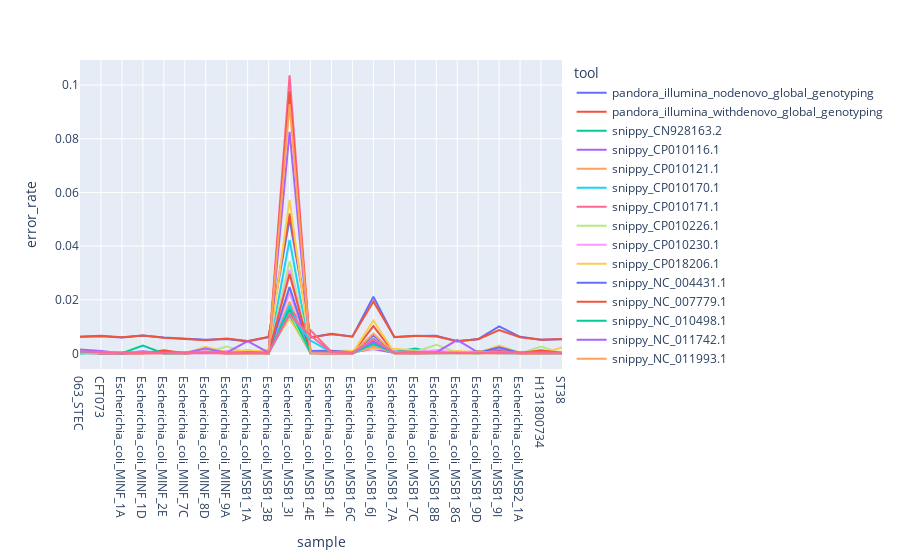

This figure's notebook cell:
### Code cell
fig = px.line(precision_per_sample, x="sample", y="error_rate", color='tool')
fig

### Figure 1 — Plotly figure (JSON) as saved in the notebook; plotly's stock layout.template omitted (floating-point values rounded to 4 significant figures)
{"data": [{"hoverlabel": {"namelength": 0}, "hovertemplate": "tool=pandora_illumina_nodenovo_global_genotyping<br>sample=%{x}<br>error_rate=%{y}", "legendgroup": "pandora_illumina_nodenovo_global_genotyping", "line": {"color": "#636efa", "dash": "solid"}, "mode": "lines", "name": "pandora_illumina_nodenovo_global_genotyping", "showlegend": true, "type": "scatter", "x": ["063_STEC", "CFT073", "Escherichia_coli_MINF_1A", "Escherichia_coli_MINF_1D", "Escherichia_coli_MINF_2E", "Escherichia_coli_MINF_7C", "Escherichia_coli_MINF_8D", "Escherichia_coli_MINF_9A", "Escherichia_coli_MSB1_1A", "Escherichia_coli_MSB1_3B", "Escherichia_coli_MSB1_3I", "Escherichia_coli_MSB1_4E", "Escherichia_coli_MSB1_4I", "Escherichia_coli_MSB1_6C", "Escherichia_coli_MSB1_6J", "Escherichia_coli_MSB1_7A", "Escherichia_coli_MSB1_7C", "Escherichia_coli_MSB1_8B", "Escherichia_coli_MSB1_8G", "Escherichia_coli_MSB1_9D", "Escherichia_coli_MSB1_9I", "Escherichia_coli_MSB2_1A", "H131800734", "ST38"], "xaxis": "x", "y": [0.00622, 0.006483, 0.006022, 0.006756, 0.005989, 0.005672, 0.005145, 0.005383, 0.004476, 0.00615, 0.05005, 0.005963, 0.00741, 0.006293, 0.02121, 0.00607, 0.00658, 0.006587, 0.00451, 0.005401, 0.01009, 0.006242, 0.005163, 0.005319], "yaxis": "y"}, {"hoverlabel": {"namelength": 0}, "hovertemplate": "tool=pandora_illumina_withdenovo_global_genotyping<br>sample=%{x}<br>error_rate=%{y}", "legendgroup": "pandora_illumina_withdenovo_global_genotyping", "line": {"color": "#EF553B", "dash": "solid"}, "mode": "lines", "name": "pandora_illumina_withdenovo_global_genotyping", "showlegend": true, "type": "scatter", "x": ["063_STEC", "CFT073", "Escherichia_coli_MINF_1A", "Escherichia_coli_MINF_1D", "Escherichia_coli_MINF_2E", "Escherichia_coli_MINF_7C", "Escherichia_coli_MINF_8D", "Escherichia_coli_MINF_9A", "Escherichia_coli_MSB1_1A", "Escherichia_coli_MSB1_3B", "Escherichia_coli_MSB1_3I", "Escherichia_coli_MSB1_4E", "Escherichia_coli_MSB1_4I", "Escherichia_coli_MSB1_6C", "Escherichia_coli_MSB1_6J", "Escherichia_coli_MSB1_7A", "Escherichia_coli_MSB1_7C", "Escherichia_coli_MSB1_8B", "Escherichia_coli_MSB1_8G", "Escherichia_coli_MSB1_9D", "Escherichia_coli_MSB1_9I", "Escherichia_coli_MSB2_1A", "H131800734", "ST38"], "xaxis": "x", "y": [0.006215, 0.00662, 0.006101, 0.006694, 0.005922, 0.005478, 0.004966, 0.005641, 0.004664, 0.006215, 0.05223, 0.006078, 0.007183, 0.006378, 0.01938, 0.006178, 0.006654, 0.006325, 0.004642, 0.005356, 0.008728, 0.006072, 0.005151, 0.005445], "yaxis": "y"}, {"hoverlabel": {"namelength": 0}, "hovertemplate": "tool=snippy_CN928163.2<br>sample=%{x}<br>error_rate=%{y}", "legendgroup": "snippy_CN928163.2", "line": {"color": "#00cc96", "dash": "solid"}, "mode": "lines", "name": "snippy_CN928163.2", "showlegend": true, "type": "scatter", "x": ["063_STEC", "CFT073", "Escherichia_coli_MINF_1A", "Escherichia_coli_MINF_1D", "Escherichia_coli_MINF_2E", "Escherichia_coli_MINF_7C", "Escherichia_coli_MINF_8D", "Escherichia_coli_MINF_9A", "Escherichia_coli_MSB1_1A", "Escherichia_coli_MSB1_3B", "Escherichia_coli_MSB1_3I", "Escherichia_coli_MSB1_4E", "Escherichia_coli_MSB1_4I", "Escherichia_coli_MSB1_6C", "Escherichia_coli_MSB1_6J", "Escherichia_coli_MSB1_7A", "Escherichia_coli_MSB1_7C", "Escherichia_coli_MSB1_8B", "Escherichia_coli_MSB1_8G", "Escherichia_coli_MSB1_9D", "Escherichia_coli_MSB1_9I", "Escherichia_coli_MSB2_1A", "H131800734", "ST38"], "xaxis": "x", "y": [0.0004362, 0.0003377, 0.0001377, 0.0002931, 0.0002764, 0.0004735, 0.0002355, 0.0002421, 0.0001893, 0.0004992, 0.01686, 0.0003367, 0.0003451, 0.0003269, 0.004474, 0.0005768, 0.00183, 0.0002202, 0.0002207, 0.0001417, 0.0003327, 0.0001229, 9.873e-05, 0.0002821], "yaxis": "y"}, {"hoverlabel": {"namelength": 0}, "hovertemplate": "tool=snippy_CP010116.1<br>sample=%{x}<br>error_rate=%{y}", "legendgroup": "snippy_CP010116.1", "line": {"color": "#ab63fa", "dash": "solid"}, "mode": "lines", "name": "snippy_CP010116.1", "showlegend": true, "type": "scatter", "x": ["063_STEC", "CFT073", "Escherichia_coli_MINF_1A", "Escherichia_coli_MINF_1D", "Escherichia_coli_MINF_2E", "Escherichia_coli_MINF_7C", "Escherichia_coli_MINF_8D", "Escherichia_coli_MINF_9A", "Escherichia_coli_MSB1_1A", "Escherichia_coli_MSB1_3B", "Escherichia_coli_MSB1_3I", "Escherichia_coli_MSB1_4E", "Escherichia_coli_MSB1_4I", "Escherichia_coli_MSB1_6C", "Escherichia_coli_MSB1_6J", "Escherichia_coli_MSB1_7A", "Escherichia_coli_MSB1_7C", "Escherichia_coli_MSB1_8B", "Escherichia_coli_MSB1_8G", "Escherichia_coli_MSB1_9D", "Escherichia_coli_MSB1_9I", "Escherichia_coli_MSB2_1A", "H131800734", "ST38"], "xaxis": "x", "y": [0.0003306, 0.0002525, 0.0002142, 0.0002632, 0.0003009, 0.000188, 8.378e-05, 0.0002929, 0.0001192, 0.0002633, 0.01409, 0.000156, 0.0001336, 0.0005107, 0.001668, 0.0002459, 0.0002412, 0.0002757, 8.873e-05, 0.0003351, 0.0001961, 0.0001336, 0.0001757, 0.0002294], "yaxis": "y"}, {"hoverlabel": {"namelength": 0}, "hovertemplate": "tool=snippy_CP010121.1<br>sample=%{x}<br>error_rate=%{y}", "legendgroup": "snippy_CP010121.1", "line": {"color": "#FFA15A", "dash": "solid"}, "mode": "lines", "name": "snippy_CP010121.1", "showlegend": true, "type": "scatter", "x": ["063_STEC", "CFT073", "Escherichia_coli_MINF_1A", "Escherichia_coli_MINF_1D", "Escherichia_coli_MINF_2E", "Escherichia_coli_MINF_7C", "Escherichia_coli_MINF_8D", "Escherichia_coli_MINF_9A", "Escherichia_coli_MSB1_1A", "Escherichia_coli_MSB1_3B", "Escherichia_coli_MSB1_3I", "Escherichia_coli_MSB1_4E", "Escherichia_coli_MSB1_4I", "Escherichia_coli_MSB1_6C", "Escherichia_coli_MSB1_6J", "Escherichia_coli_MSB1_7A", "Escherichia_coli_MSB1_7C", "Escherichia_coli_MSB1_8B", "Escherichia_coli_MSB1_8G", "Escherichia_coli_MSB1_9D", "Escherichia_coli_MSB1_9I", "Escherichia_coli_MSB2_1A", "H131800734", "ST38"], "xaxis": "x", "y": [0.0004035, 0.0001606, 0.0001493, 0.0002092, 0.0002536, 0.0001556, 7.793e-05, 0.0001687, 7.629e-05, 0.0003536, 0.01935, 0.0001629, 0.0004389, 0.0002997, 0.003123, 0.0003677, 0.0001723, 0.0004628, 6.165e-05, 3.973e-05, 0.0002822, 0.0001626, 5.534e-05, 0.0002576], "yaxis": "y"}, {"hoverlabel": {"namelength": 0}, "hovertemplate": "tool=snippy_CP010170.1<br>sample=%{x}<br>error_rate=%{y}", "legendgroup": "snippy_CP010170.1", "line": {"color": "#19d3f3", "dash": "solid"}, "mode": "lines", "name": "snippy_CP010170.1", "showlegend": true, "type": "scatter", "x": ["063_STEC", "CFT073", "Escherichia_coli_MINF_1A", "Escherichia_coli_MINF_1D", "Escherichia_coli_MINF_2E", "Escherichia_coli_MINF_7C", "Escherichia_coli_MINF_8D", "Escherichia_coli_MINF_9A", "Escherichia_coli_MSB1_1A", "Escherichia_coli_MSB1_3B", "Escherichia_coli_MSB1_3I", "Escherichia_coli_MSB1_4E", "Escherichia_coli_MSB1_4I", "Escherichia_coli_MSB1_6C", "Escherichia_coli_MSB1_6J", "Escherichia_coli_MSB1_7A", "Escherichia_coli_MSB1_7C", "Escherichia_coli_MSB1_8B", "Escherichia_coli_MSB1_8G", "Escherichia_coli_MSB1_9D", "Escherichia_coli_MSB1_9I", "Escherichia_coli_MSB2_1A", "H131800734", "ST38"], "xaxis": "x", "y": [0.0001526, 2.66e-05, 2.675e-05, 9.04e-05, 0.0001578, 1.33e-05, 8.361e-05, 0.0002228, 0.0001362, 7.126e-05, 0.04234, 9.057e-05, 0.0001695, 1.319e-05, 0.003357, 5.275e-05, 0.0002083, 7.986e-05, 0.0001362, 0.0003279, 0.0001795, 1.278e-05, 0.0001444, 5.543e-05], "yaxis": "y"}, {"hoverlabel": {"namelength": 0}, "hovertemplate": "tool=snippy_CP010171.1<br>sample=%{x}<br>error_rate=%{y}", "legendgroup": "snippy_CP010171.1", "line": {"color": "#FF6692", "dash": "solid"}, "mode": "lines", "name": "snippy_CP010171.1", "showlegend": true, "type": "scatter", "x": ["063_STEC", "CFT073", "Escherichia_coli_MINF_1A", "Escherichia_coli_MINF_1D", "Escherichia_coli_MINF_2E", "Escherichia_coli_MINF_7C", "Escherichia_coli_MINF_8D", "Escherichia_coli_MINF_9A", "Escherichia_coli_MSB1_1A", "Escherichia_coli_MSB1_3B", "Escherichia_coli_MSB1_3I", "Escherichia_coli_MSB1_4E", "Escherichia_coli_MSB1_4I", "Escherichia_coli_MSB1_6C", "Escherichia_coli_MSB1_6J", "Escherichia_coli_MSB1_7A", "Escherichia_coli_MSB1_7C", "Escherichia_coli_MSB1_8B", "Escherichia_coli_MSB1_8G", "Escherichia_coli_MSB1_9D", "Escherichia_coli_MSB1_9I", "Escherichia_coli_MSB2_1A", "H131800734", "ST38"], "xaxis": "x", "y": [0.0001752, 8.823e-05, 5.764e-05, 0.0001084, 0.000128, 5.718e-05, 0.0008613, 7.618e-05, 0.0004539, 0.0001517, 0.1036, 0.0001778, 4.623e-05, 0.0001159, 0.004195, 0.0001783, 6.501e-05, 0.000258, 0.0003892, 0.0008029, 0.001503, 6.455e-05, 0.0001881, 0.0001355], "yaxis": "y"}, {"hoverlabel": {"namelength": 0}, "hovertemplate": "tool=snippy_CP010226.1<br>sample=%{x}<br>error_rate=%{y}", "legendgroup": "snippy_CP010226.1", "line": {"color": "#B6E880", "dash": "solid"}, "mode": "lines", "name": "snippy_CP010226.1", "showlegend": true, "type": "scatter", "x": ["063_STEC", "CFT073", "Escherichia_coli_MINF_1A", "Escherichia_coli_MINF_1D", "Escherichia_coli_MINF_2E", "Escherichia_coli_MINF_7C", "Escherichia_coli_MINF_8D", "Escherichia_coli_MINF_9A", "Escherichia_coli_MSB1_1A", "Escherichia_coli_MSB1_3B", "Escherichia_coli_MSB1_3I", "Escherichia_coli_MSB1_4E", "Escherichia_coli_MSB1_4I", "Escherichia_coli_MSB1_6C", "Escherichia_coli_MSB1_6J", "Escherichia_coli_MSB1_7A", "Escherichia_coli_MSB1_7C", "Escherichia_coli_MSB1_8B", "Escherichia_coli_MSB1_8G", "Escherichia_coli_MSB1_9D", "Escherichia_coli_MSB1_9I", "Escherichia_coli_MSB2_1A", "H131800734", "ST38"], "xaxis": "x", "y": [9.308e-05, 5.332e-05, 2.974e-05, 0.0002873, 3.474e-05, 6.811e-05, 0.0002675, 8.802e-05, 0.0001757, 4.09e-05, 0.03432, 2.495e-05, 3.971e-05, 0, 0.004075, 4.087e-05, 0.0001858, 9.372e-05, 0.0001108, 0.0009046, 0.0004037, 4.168e-05, 0.002588, 6.942e-05], "yaxis": "y"}, {"hoverlabel": {"namelength": 0}, "hovertemplate": "tool=snippy_CP010230.1<br>sample=%{x}<br>error_rate=%{y}", "legendgroup": "snippy_CP010230.1", "line": {"color": "#FF97FF", "dash": "solid"}, "mode": "lines", "name": "snippy_CP010230.1", "showlegend": true, "type": "scatter", "x": ["063_STEC", "CFT073", "Escherichia_coli_MINF_1A", "Escherichia_coli_MINF_1D", "Escherichia_coli_MINF_2E", "Escherichia_coli_MINF_7C", "Escherichia_coli_MINF_8D", "Escherichia_coli_MINF_9A", "Escherichia_coli_MSB1_1A", "Escherichia_coli_MSB1_3B", "Escherichia_coli_MSB1_3I", "Escherichia_coli_MSB1_4E", "Escherichia_coli_MSB1_4I", "Escherichia_coli_MSB1_6C", "Escherichia_coli_MSB1_6J", "Escherichia_coli_MSB1_7A", "Escherichia_coli_MSB1_7C", "Escherichia_coli_MSB1_8B", "Escherichia_coli_MSB1_8G", "Escherichia_coli_MSB1_9D", "Escherichia_coli_MSB1_9I", "Escherichia_coli_MSB2_1A", "H131800734", "ST38"], "xaxis": "x", "y": [0.0004149, 8.562e-05, 5.298e-05, 0.0001086, 0.0001656, 9.044e-05, 6.945e-05, 4.166e-06, 0.0002403, 8.496e-05, 0.03124, 8.985e-05, 6.847e-05, 5.969e-05, 0.003852, 6.573e-05, 0.0001828, 0.0001624, 0.0002403, 9.369e-05, 0.0001526, 5.015e-05, 0, 6.761e-05], "yaxis": "y"}, {"hoverlabel": {"namelength": 0}, "hovertemplate": "tool=snippy_CP018206.1<br>sample=%{x}<br>error_rate=%{y}", "legendgroup": "snippy_CP018206.1", "line": {"color": "#FECB52", "dash": "solid"}, "mode": "lines", "name": "snippy_CP018206.1", "showlegend": true, "type": "scatter", "x": ["063_STEC", "CFT073", "Escherichia_coli_MINF_1A", "Escherichia_coli_MINF_1D", "Escherichia_coli_MINF_2E", "Escherichia_coli_MINF_7C", "Escherichia_coli_MINF_8D", "Escherichia_coli_MINF_9A", "Escherichia_coli_MSB1_1A", "Escherichia_coli_MSB1_3B", "Escherichia_coli_MSB1_3I", "Escherichia_coli_MSB1_4E", "Escherichia_coli_MSB1_4I", "Escherichia_coli_MSB1_6C", "Escherichia_coli_MSB1_6J", "Escherichia_coli_MSB1_7A", "Escherichia_coli_MSB1_7C", "Escherichia_coli_MSB1_8B", "Escherichia_coli_MSB1_8G", "Escherichia_coli_MSB1_9D", "Escherichia_coli_MSB1_9I", "Escherichia_coli_MSB2_1A", "H131800734", "ST38"], "xaxis": "x", "y": [0.000578, 0.0002583, 0.000461, 0.0003758, 0.0005881, 0.0004376, 0.0005596, 0.0005237, 0.000167, 0.001618, 0.01293, 0.0004494, 0.0007423, 0.001118, 0.001722, 0.0018, 0.001095, 0.0004489, 0.0001827, 0.0003503, 0.0001614, 0.00026, 1.865e-05, 0.002297], "yaxis": "y"}, {"hoverlabel": {"namelength": 0}, "hovertemplate": "tool=snippy_NC_004431.1<br>sample=%{x}<br>error_rate=%{y}", "legendgroup": "snippy_NC_004431.1", "line": {"color": "#636efa", "dash": "solid"}, "mode": "lines", "name": "snippy_NC_004431.1", "showlegend": true, "type": "scatter", "x": ["063_STEC", "CFT073", "Escherichia_coli_MINF_1A", "Escherichia_coli_MINF_1D", "Escherichia_coli_MINF_2E", "Escherichia_coli_MINF_7C", "Escherichia_coli_MINF_8D", "Escherichia_coli_MINF_9A", "Escherichia_coli_MSB1_1A", "Escherichia_coli_MSB1_3B", "Escherichia_coli_MSB1_3I", "Escherichia_coli_MSB1_4E", "Escherichia_coli_MSB1_4I", "Escherichia_coli_MSB1_6C", "Escherichia_coli_MSB1_6J", "Escherichia_coli_MSB1_7A", "Escherichia_coli_MSB1_7C", "Escherichia_coli_MSB1_8B", "Escherichia_coli_MSB1_8G", "Escherichia_coli_MSB1_9D", "Escherichia_coli_MSB1_9I", "Escherichia_coli_MSB2_1A", "H131800734", "ST38"], "xaxis": "x", "y": [0.0008823, 0, 0.0003541, 0.0003871, 0.0004232, 0.0004309, 0.0003113, 0.0002222, 0.0002673, 0.0007506, 0.01672, 0.0009461, 0.001029, 0.0004752, 0.003387, 0.0006742, 0.000572, 0.0007037, 0.0002318, 0.0001467, 0.0002602, 0.0002428, 0.000414, 0.0003471], "yaxis": "y"}, {"hoverlabel": {"namelength": 0}, "hovertemplate": "tool=snippy_NC_007779.1<br>sample=%{x}<br>error_rate=%{y}", "legendgroup": "snippy_NC_007779.1", "line": {"color": "#EF553B", "dash": "solid"}, "mode": "lines", "name": "snippy_NC_007779.1", "showlegend": true, "type": "scatter", "x": ["063_STEC", "CFT073", "Escherichia_coli_MINF_1A", "Escherichia_coli_MINF_1D", "Escherichia_coli_MINF_2E", "Escherichia_coli_MINF_7C", "Escherichia_coli_MINF_8D", "Escherichia_coli_MINF_9A", "Escherichia_coli_MSB1_1A", "Escherichia_coli_MSB1_3B", "Escherichia_coli_MSB1_3I", "Escherichia_coli_MSB1_4E", "Escherichia_coli_MSB1_4I", "Escherichia_coli_MSB1_6C", "Escherichia_coli_MSB1_6J", "Escherichia_coli_MSB1_7A", "Escherichia_coli_MSB1_7C", "Escherichia_coli_MSB1_8B", "Escherichia_coli_MSB1_8G", "Escherichia_coli_MSB1_9D", "Escherichia_coli_MSB1_9I", "Escherichia_coli_MSB2_1A", "H131800734", "ST38"], "xaxis": "x", "y": [0.0001711, 7.374e-05, 4.338e-05, 0.0001063, 0.0002517, 7.681e-05, 0.0003411, 0.0001031, 0.0001764, 5.13e-05, 0.09762, 0.0001821, 3.999e-05, 7.277e-05, 0.01017, 0.0001172, 7.366e-05, 0.0001409, 0.0001765, 0.0007235, 0.000466, 6.759e-05, 0.0001624, 9.9e-05], "yaxis": "y"}, {"hoverlabel": {"namelength": 0}, "hovertemplate": "tool=snippy_NC_010498.1<br>sample=%{x}<br>error_rate=%{y}", "legendgroup": "snippy_NC_010498.1", "line": {"color": "#00cc96", "dash": "solid"}, "mode": "lines", "name": "snippy_NC_010498.1", "showlegend": true, "type": "scatter", "x": ["063_STEC", "CFT073", "Escherichia_coli_MINF_1A", "Escherichia_coli_MINF_1D", "Escherichia_coli_MINF_2E", "Escherichia_coli_MINF_7C", "Escherichia_coli_MINF_8D", "Escherichia_coli_MINF_9A", "Escherichia_coli_MSB1_1A", "Escherichia_coli_MSB1_3B", "Escherichia_coli_MSB1_3I", "Escherichia_coli_MSB1_4E", "Escherichia_coli_MSB1_4I", "Escherichia_coli_MSB1_6C", "Escherichia_coli_MSB1_6J", "Escherichia_coli_MSB1_7A", "Escherichia_coli_MSB1_7C", "Escherichia_coli_MSB1_8B", "Escherichia_coli_MSB1_8G", "Escherichia_coli_MSB1_9D", "Escherichia_coli_MSB1_9I", "Escherichia_coli_MSB2_1A", "H131800734", "ST38"], "xaxis": "x", "y": [6.097e-05, 0.0005794, 0.0002179, 0.0004495, 0.000258, 0.00021, 0.000263, 0.0006336, 0.0002104, 0.0004843, 0.01463, 0.0002726, 0.0002378, 0.0004555, 0.004584, 0.0005788, 0.0004439, 0.0004065, 0.0001408, 7.717e-05, 0.0003468, 0.0001648, 0.0003911, 0.0001543], "yaxis": "y"}, {"hoverlabel": {"namelength": 0}, "hovertemplate": "tool=snippy_NC_011742.1<br>sample=%{x}<br>error_rate=%{y}", "legendgroup": "snippy_NC_011742.1", "line": {"color": "#ab63fa", "dash": "solid"}, "mode": "lines", "name": "snippy_NC_011742.1", "showlegend": true, "type": "scatter", "x": ["063_STEC", "CFT073", "Escherichia_coli_MINF_1A", "Escherichia_coli_MINF_1D", "Escherichia_coli_MINF_2E", "Escherichia_coli_MINF_7C", "Escherichia_coli_MINF_8D", "Escherichia_coli_MINF_9A", "Escherichia_coli_MSB1_1A", "Escherichia_coli_MSB1_3B", "Escherichia_coli_MSB1_3I", "Escherichia_coli_MSB1_4E", "Escherichia_coli_MSB1_4I", "Escherichia_coli_MSB1_6C", "Escherichia_coli_MSB1_6J", "Escherichia_coli_MSB1_7A", "Escherichia_coli_MSB1_7C", "Escherichia_coli_MSB1_8B", "Escherichia_coli_MSB1_8G", "Escherichia_coli_MSB1_9D", "Escherichia_coli_MSB1_9I", "Escherichia_coli_MSB2_1A", "H131800734", "ST38"], "xaxis": "x", "y": [0.001471, 0.0009709, 0.0001256, 0.0008455, 0.0001135, 0.0002354, 0.0001887, 0.0001633, 0.0002841, 0.0006864, 0.01729, 0.0003876, 0.0003615, 0.0004345, 0.003826, 0.0006929, 0.0002172, 0.0004984, 0.0002586, 0.0002723, 0.0004589, 0.0002449, 0.0001801, 0.0003666], "yaxis": "y"}, {"hoverlabel": {"namelength": 0}, "hovertemplate": "tool=snippy_NC_011993.1<br>sample=%{x}<br>error_rate=%{y}", "legendgroup": "snippy_NC_011993.1", "line": {"color": "#FFA15A", "dash": "solid"}, "mode": "lines", "name": "snippy_NC_011993.1", "showlegend": true, "type": "scatter", "x": ["063_STEC", "CFT073", "Escherichia_coli_MINF_1A", "Escherichia_coli_MINF_1D", "Escherichia_coli_MINF_2E", "Escherichia_coli_MINF_7C", "Escherichia_coli_MINF_8D", "Escherichia_coli_MINF_9A", "Escherichia_coli_MSB1_1A", "Escherichia_coli_MSB1_3B", "Escherichia_coli_MSB1_3I", "Escherichia_coli_MSB1_4E", "Escherichia_coli_MSB1_4I", "Escherichia_coli_MSB1_6C", "Escherichia_coli_MSB1_6J", "Escherichia_coli_MSB1_7A", "Escherichia_coli_MSB1_7C", "Escherichia_coli_MSB1_8B", "Escherichia_coli_MSB1_8G", "Escherichia_coli_MSB1_9D", "Escherichia_coli_MSB1_9I", "Escherichia_coli_MSB2_1A", "H131800734", "ST38"], "xaxis": "x", "y": [0.0003826, 0.0003149, 0.0002658, 0.0004585, 0.0001223, 0.0001576, 0.0001677, 0.0001015, 9.816e-05, 0.0003034, 0.01699, 0.0004093, 0.0002493, 6.322e-05, 0.002527, 0.0003791, 0.0001853, 0.0001728, 8.604e-05, 9.937e-05, 0.0003921, 0.0001576, 2.525e-05, 0.0002447], "yaxis": "y"}, {"hoverlabel": {"namelength": 0}, "hovertemplate": "tool=snippy_NC_017646.1<br>sample=%{x}<br>error_rate=%{y}", "legendgroup": "snippy_NC_017646.1", "line": {"color": "#19d3f3", "dash": "solid"}, "mode": "lines", "name": "snippy_NC_017646.1", "showlegend": true, "type": "scatter", "x": ["063_STEC", "CFT073", "Escherichia_coli_MINF_1A", "Escherichia_coli_MINF_1D", "Escherichia_coli_MINF_2E", "Escherichia_coli_MINF_7C", "Escherichia_coli_MINF_8D", "Escherichia_coli_MINF_9A", "Escherichia_coli_MSB1_1A", "Escherichia_coli_MSB1_3B", "Escherichia_coli_MSB1_3I", "Escherichia_coli_MSB1_4E", "Escherichia_coli_MSB1_4I", "Escherichia_coli_MSB1_6C", "Escherichia_coli_MSB1_6J", "Escherichia_coli_MSB1_7A", "Escherichia_coli_MSB1_7C", "Escherichia_coli_MSB1_8B", "Escherichia_coli_MSB1_8G", "Escherichia_coli_MSB1_9D", "Escherichia_coli_MSB1_9I", "Escherichia_coli_MSB2_1A", "H131800734", "ST38"], "xaxis": "x", "y": [0.0003673, 0.0002449, 0.0001899, 0.0002223, 0.0003343, 0.000206, 0.0003668, 0.0002365, 0.0002185, 0.0003369, 0.01815, 0.0001117, 0.0005835, 9.401e-05, 0.003394, 0.0003644, 0.0004643, 0.000623, 0.0002524, 8.55e-05, 0.0007212, 0.0002434, 0.0001604, 0.0001846], "yaxis": "y"}, {"hoverlabel": {"namelength": 0}, "hovertemplate": "tool=snippy_NC_022648.1<br>sample=%{x}<br>error_rate=%{y}", "legendgroup": "snippy_NC_022648.1", "line": {"color": "#FF6692", "dash": "solid"}, "mode": "lines", "name": "snippy_NC_022648.1", "showlegend": true, "type": "scatter", "x": ["063_STEC", "CFT073", "Escherichia_coli_MINF_1A", "Escherichia_coli_MINF_1D", "Escherichia_coli_MINF_2E", "Escherichia_coli_MINF_7C", "Escherichia_coli_MINF_8D", "Escherichia_coli_MINF_9A", "Escherichia_coli_MSB1_1A", "Escherichia_coli_MSB1_3B", "Escherichia_coli_MSB1_3I", "Escherichia_coli_MSB1_4E", "Escherichia_coli_MSB1_4I", "Escherichia_coli_MSB1_6C", "Escherichia_coli_MSB1_6J", "Escherichia_coli_MSB1_7A", "Escherichia_coli_MSB1_7C", "Escherichia_coli_MSB1_8B", "Escherichia_coli_MSB1_8G", "Escherichia_coli_MSB1_9D", "Escherichia_coli_MSB1_9I", "Escherichia_coli_MSB2_1A", "H131800734", "ST38"], "xaxis": "x", "y": [0.0006463, 0.0002445, 0.0002422, 0.0003659, 0.0002402, 0.0002919, 0.0004442, 0.0001312, 0.0002431, 0.0002567, 0.0164, 0.00871, 0.000588, 0.0001738, 0.005179, 0.0002159, 0.0004589, 0.0005173, 0.0003062, 0.0002329, 0.0002987, 0.0003276, 0.0001432, 0.0003456], "yaxis": "y"}, {"hoverlabel": {"namelength": 0}, "hovertemplate": "tool=snippy_NZ_CP008697.1<br>sample=%{x}<br>error_rate=%{y}", "legendgroup": "snippy_NZ_CP008697.1", "line": {"color": "#B6E880", "dash": "solid"}, "mode": "lines", "name": "snippy_NZ_CP008697.1", "showlegend": true, "type": "scatter", "x": ["063_STEC", "CFT073", "Escherichia_coli_MINF_1A", "Escherichia_coli_MINF_1D", "Escherichia_coli_MINF_2E", "Escherichia_coli_MINF_7C", "Escherichia_coli_MINF_8D", "Escherichia_coli_MINF_9A", "Escherichia_coli_MSB1_1A", "Escherichia_coli_MSB1_3B", "Escherichia_coli_MSB1_3I", "Escherichia_coli_MSB1_4E", "Escherichia_coli_MSB1_4I", "Escherichia_coli_MSB1_6C", "Escherichia_coli_MSB1_6J", "Escherichia_coli_MSB1_7A", "Escherichia_coli_MSB1_7C", "Escherichia_coli_MSB1_8B", "Escherichia_coli_MSB1_8G", "Escherichia_coli_MSB1_9D", "Escherichia_coli_MSB1_9I", "Escherichia_coli_MSB2_1A", "H131800734", "ST38"], "xaxis": "x", "y": [0.0002557, 0.0001742, 0.0002706, 0.0003379, 0.0002245, 0.0005512, 0.0004789, 0.002603, 0.0001827, 0.0003862, 0.0151, 0.0003757, 0.0005251, 0.0005571, 0.004244, 0.0003514, 0.0006695, 0.003298, 0.0002831, 9.741e-05, 0.000523, 0.0002138, 0.000268, 0.0004661], "yaxis": "y"}, {"hoverlabel": {"namelength": 0}, "hovertemplate": "tool=snippy_NZ_CP009859.1<br>sample=%{x}<br>error_rate=%{y}", "legendgroup": "snippy_NZ_CP009859.1", "line": {"color": "#FF97FF", "dash": "solid"}, "mode": "lines", "name": "snippy_NZ_CP009859.1", "showlegend": true, "type": "scatter", "x": ["063_STEC", "CFT073", "Escherichia_coli_MINF_1A", "Escherichia_coli_MINF_1D", "Escherichia_coli_MINF_2E", "Escherichia_coli_MINF_7C", "Escherichia_coli_MINF_8D", "Escherichia_coli_MINF_9A", "Escherichia_coli_MSB1_1A", "Escherichia_coli_MSB1_3B", "Escherichia_coli_MSB1_3I", "Escherichia_coli_MSB1_4E", "Escherichia_coli_MSB1_4I", "Escherichia_coli_MSB1_6C", "Escherichia_coli_MSB1_6J", "Escherichia_coli_MSB1_7A", "Escherichia_coli_MSB1_7C", "Escherichia_coli_MSB1_8B", "Escherichia_coli_MSB1_8G", "Escherichia_coli_MSB1_9D", "Escherichia_coli_MSB1_9I", "Escherichia_coli_MSB2_1A", "H131800734", "ST38"], "xaxis": "x", "y": [0.0003733, 0.0003683, 0.0002626, 0.0004031, 0.0003498, 0.0003323, 0.0004387, 0.0009993, 0.0002698, 0.0005152, 0.02267, 0.0003083, 0.0004951, 0.0004201, 0.004357, 0.0004737, 0.0006082, 0.001327, 0.0002574, 0.0002305, 0.0006569, 0.0003333, 0.0002856, 0.0004548], "yaxis": "y"}, {"hoverlabel": {"namelength": 0}, "hovertemplate": "tool=snippy_NZ_CP011134.1<br>sample=%{x}<br>error_rate=%{y}", "legendgroup": "snippy_NZ_CP011134.1", "line": {"color": "#FECB52", "dash": "solid"}, "mode": "lines", "name": "snippy_NZ_CP011134.1", "showlegend": true, "type": "scatter", "x": ["063_STEC", "CFT073", "Escherichia_coli_MINF_1A", "Escherichia_coli_MINF_1D", "Escherichia_coli_MINF_2E", "Escherichia_coli_MINF_7C", "Escherichia_coli_MINF_8D", "Escherichia_coli_MINF_9A", "Escherichia_coli_MSB1_1A", "Escherichia_coli_MSB1_3B", "Escherichia_coli_MSB1_3I", "Escherichia_coli_MSB1_4E", "Escherichia_coli_MSB1_4I", "Escherichia_coli_MSB1_6C", "Escherichia_coli_MSB1_6J", "Escherichia_coli_MSB1_7A", "Escherichia_coli_MSB1_7C", "Escherichia_coli_MSB1_8B", "Escherichia_coli_MSB1_8G", "Escherichia_coli_MSB1_9D", "Escherichia_coli_MSB1_9I", "Escherichia_coli_MSB2_1A", "H131800734", "ST38"], "xaxis": "x", "y": [0.0004859, 0.0004336, 0.0001622, 0.0002639, 0.000448, 0.0001378, 0.002512, 0.0005209, 0.001361, 0.0004787, 0.05725, 0.0004279, 0.0005029, 0.0001752, 0.01225, 0.0003625, 0.0002058, 0.0002421, 0.0009528, 0.0003198, 0.002962, 0.0003045, 0.0004813, 0.000349], "yaxis": "y"}, {"hoverlabel": {"namelength": 0}, "hovertemplate": "tool=snippy_NZ_CP013483.1<br>sample=%{x}<br>error_rate=%{y}", "legendgroup": "snippy_NZ_CP013483.1", "line": {"color": "#636efa", "dash": "solid"}, "mode": "lines", "name": "snippy_NZ_CP013483.1", "showlegend": true, "type": "scatter", "x": ["063_STEC", "CFT073", "Escherichia_coli_MINF_1A", "Escherichia_coli_MINF_1D", "Escherichia_coli_MINF_2E", "Escherichia_coli_MINF_7C", "Escherichia_coli_MINF_8D", "Escherichia_coli_MINF_9A", "Escherichia_coli_MSB1_1A", "Escherichia_coli_MSB1_3B", "Escherichia_coli_MSB1_3I", "Escherichia_coli_MSB1_4E", "Escherichia_coli_MSB1_4I", "Escherichia_coli_MSB1_6C", "Escherichia_coli_MSB1_6J", "Escherichia_coli_MSB1_7A", "Escherichia_coli_MSB1_7C", "Escherichia_coli_MSB1_8B", "Escherichia_coli_MSB1_8G", "Escherichia_coli_MSB1_9D", "Escherichia_coli_MSB1_9I", "Escherichia_coli_MSB2_1A", "H131800734", "ST38"], "xaxis": "x", "y": [0.0001988, 0.0001561, 4.336e-05, 0.0004165, 0.000371, 0.0001187, 0.0004888, 0.0001538, 0.0001982, 0.000108, 0.02479, 0.0002407, 8.013e-05, 0.0001553, 0.006689, 0.000161, 6.703e-05, 0.0002431, 0.0001989, 0.000303, 0.00232, 0.0002097, 0.0004563, 0.0001907], "yaxis": "y"}, {"hoverlabel": {"namelength": 0}, "hovertemplate": "tool=snippy_NZ_CP015228.1<br>sample=%{x}<br>error_rate=%{y}", "legendgroup": "snippy_NZ_CP015228.1", "line": {"color": "#EF553B", "dash": "solid"}, "mode": "lines", "name": "snippy_NZ_CP015228.1", "showlegend": true, "type": "scatter", "x": ["063_STEC", "CFT073", "Escherichia_coli_MINF_1A", "Escherichia_coli_MINF_1D", "Escherichia_coli_MINF_2E", "Escherichia_coli_MINF_7C", "Escherichia_coli_MINF_8D", "Escherichia_coli_MINF_9A", "Escherichia_coli_MSB1_1A", "Escherichia_coli_MSB1_3B", "Escherichia_coli_MSB1_3I", "Escherichia_coli_MSB1_4E", "Escherichia_coli_MSB1_4I", "Escherichia_coli_MSB1_6C", "Escherichia_coli_MSB1_6J", "Escherichia_coli_MSB1_7A", "Escherichia_coli_MSB1_7C", "Escherichia_coli_MSB1_8B", "Escherichia_coli_MSB1_8G", "Escherichia_coli_MSB1_9D", "Escherichia_coli_MSB1_9I", "Escherichia_coli_MSB2_1A", "H131800734", "ST38"], "xaxis": "x", "y": [0.0004618, 0.000109, 0.0001032, 7.719e-05, 0.001232, 0.0001077, 0.0003356, 0.0001918, 0.0004897, 0.0003022, 0.02959, 0.0003195, 0.0008091, 0.0001019, 0.005302, 0.0002411, 0.0004437, 0.0001689, 0.0002378, 0.0003259, 0.0008845, 0.0001873, 0.001237, 0.0002428], "yaxis": "y"}, {"hoverlabel": {"namelength": 0}, "hovertemplate": "tool=snippy_NZ_CP016007.1<br>sample=%{x}<br>error_rate=%{y}", "legendgroup": "snippy_NZ_CP016007.1", "line": {"color": "#00cc96", "dash": "solid"}, "mode": "lines", "name": "snippy_NZ_CP016007.1", "showlegend": true, "type": "scatter", "x": ["063_STEC", "CFT073", "Escherichia_coli_MINF_1A", "Escherichia_coli_MINF_1D", "Escherichia_coli_MINF_2E", "Escherichia_coli_MINF_7C", "Escherichia_coli_MINF_8D", "Escherichia_coli_MINF_9A", "Escherichia_coli_MSB1_1A", "Escherichia_coli_MSB1_3B", "Escherichia_coli_MSB1_3I", "Escherichia_coli_MSB1_4E", "Escherichia_coli_MSB1_4I", "Escherichia_coli_MSB1_6C", "Escherichia_coli_MSB1_6J", "Escherichia_coli_MSB1_7A", "Escherichia_coli_MSB1_7C", "Escherichia_coli_MSB1_8B", "Escherichia_coli_MSB1_8G", "Escherichia_coli_MSB1_9D", "Escherichia_coli_MSB1_9I", "Escherichia_coli_MSB2_1A", "H131800734", "ST38"], "xaxis": "x", "y": [0.0002804, 0.0003725, 0.0001405, 0.002952, 5.972e-05, 0.0002389, 0.0003229, 0.0002518, 0.0001549, 0.0001749, 0.01652, 0.0005895, 0.0003467, 0.0002392, 0.003895, 0.0001981, 0.0002751, 0.0002479, 0.0001883, 0.0001083, 0.0003316, 0.0003328, 3.129e-05, 0.0002265], "yaxis": "y"}, {"hoverlabel": {"namelength": 0}, "hovertemplate": "tool=snippy_NZ_CP018109.1<br>sample=%{x}<br>error_rate=%{y}", "legendgroup": "snippy_NZ_CP018109.1", "line": {"color": "#ab63fa", "dash": "solid"}, "mode": "lines", "name": "snippy_NZ_CP018109.1", "showlegend": true, "type": "scatter", "x": ["063_STEC", "CFT073", "Escherichia_coli_MINF_1A", "Escherichia_coli_MINF_1D", "Escherichia_coli_MINF_2E", "Escherichia_coli_MINF_7C", "Escherichia_coli_MINF_8D", "Escherichia_coli_MINF_9A", "Escherichia_coli_MSB1_1A", "Escherichia_coli_MSB1_3B", "Escherichia_coli_MSB1_3I", "Escherichia_coli_MSB1_4E", "Escherichia_coli_MSB1_4I", "Escherichia_coli_MSB1_6C", "Escherichia_coli_MSB1_6J", "Escherichia_coli_MSB1_7A", "Escherichia_coli_MSB1_7C", "Escherichia_coli_MSB1_8B", "Escherichia_coli_MSB1_8G", "Escherichia_coli_MSB1_9D", "Escherichia_coli_MSB1_9I", "Escherichia_coli_MSB2_1A", "H131800734", "ST38"], "xaxis": "x", "y": [0.0001761, 0.000213, 0.0001893, 0.0002221, 0.0006001, 0.0002567, 0.001855, 0.0003439, 0.004635, 0.0003762, 0.0826, 0.0003739, 0.0005147, 0.0004133, 0.004447, 0.0004162, 0.0002579, 0.0004149, 0.005096, 0.0003553, 0.000769, 0.0002424, 0.0003863, 0.0002614], "yaxis": "y"}, {"hoverlabel": {"namelength": 0}, "hovertemplate": "tool=snippy_NZ_LN995446.1<br>sample=%{x}<br>error_rate=%{y}", "legendgroup": "snippy_NZ_LN995446.1", "line": {"color": "#FFA15A", "dash": "solid"}, "mode": "lines", "name": "snippy_NZ_LN995446.1", "showlegend": true, "type": "scatter", "x": ["063_STEC", "CFT073", "Escherichia_coli_MINF_1A", "Escherichia_coli_MINF_1D", "Escherichia_coli_MINF_2E", "Escherichia_coli_MINF_7C", "Escherichia_coli_MINF_8D", "Escherichia_coli_MINF_9A", "Escherichia_coli_MSB1_1A", "Escherichia_coli_MSB1_3B", "Escherichia_coli_MSB1_3I", "Escherichia_coli_MSB1_4E", "Escherichia_coli_MSB1_4I", "Escherichia_coli_MSB1_6C", "Escherichia_coli_MSB1_6J", "Escherichia_coli_MSB1_7A", "Escherichia_coli_MSB1_7C", "Escherichia_coli_MSB1_8B", "Escherichia_coli_MSB1_8G", "Escherichia_coli_MSB1_9D", "Escherichia_coli_MSB1_9I", "Escherichia_coli_MSB2_1A", "H131800734", "ST38"], "xaxis": "x", "y": [0.000165, 7.436e-05, 4.382e-05, 9.504e-05, 0.0002315, 8.095e-05, 0.0004601, 0.0001135, 0.0001763, 5.178e-05, 0.09287, 0.0001838, 4.013e-05, 7.364e-05, 0.007445, 0.0001183, 7.437e-05, 0.0001296, 0.0001764, 0.0005085, 0.0004694, 6.821e-05, 0.0001637, 9.992e-05], "yaxis": "y"}, {"hoverlabel": {"namelength": 0}, "hovertemplate": "tool=snippy_NZ_LT632320.1<br>sample=%{x}<br>error_rate=%{y}", "legendgroup": "snippy_NZ_LT632320.1", "line": {"color": "#19d3f3", "dash": "solid"}, "mode": "lines", "name": "snippy_NZ_LT632320.1", "showlegend": true, "type": "scatter", "x": ["063_STEC", "CFT073", "Escherichia_coli_MINF_1A", "Escherichia_coli_MINF_1D", "Escherichia_coli_MINF_2E", "Escherichia_coli_MINF_7C", "Escherichia_coli_MINF_8D", "Escherichia_coli_MINF_9A", "Escherichia_coli_MSB1_1A", "Escherichia_coli_MSB1_3B", "Escherichia_coli_MSB1_3I", "Escherichia_coli_MSB1_4E", "Escherichia_coli_MSB1_4I", "Escherichia_coli_MSB1_6C", "Escherichia_coli_MSB1_6J", "Escherichia_coli_MSB1_7A", "Escherichia_coli_MSB1_7C", "Escherichia_coli_MSB1_8B", "Escherichia_coli_MSB1_8G", "Escherichia_coli_MSB1_9D", "Escherichia_coli_MSB1_9I", "Escherichia_coli_MSB2_1A", "H131800734", "ST38"], "xaxis": "x", "y": [0.0006347, 0.0004275, 0.0002785, 0.0004505, 0.0002287, 0.0003362, 0.0003492, 0.0001022, 0.0002236, 0.0002322, 0.01467, 0.004853, 0.0004968, 0.0002151, 0.005424, 0.0002093, 0.0003809, 0.00026, 0.0002893, 0.0002218, 0.0003249, 0.0003989, 0.0001142, 0.0002282], "yaxis": "y"}, {"hoverlabel": {"namelength": 0}, "hovertemplate": "tool=snippy_NZ_NG941718.1<br>sample=%{x}<br>error_rate=%{y}", "legendgroup": "snippy_NZ_NG941718.1", "line": {"color": "#FF6692", "dash": "solid"}, "mode": "lines", "name": "snippy_NZ_NG941718.1", "showlegend": true, "type": "scatter", "x": ["063_STEC", "CFT073", "Escherichia_coli_MINF_1A", "Escherichia_coli_MINF_1D", "Escherichia_coli_MINF_2E", "Escherichia_coli_MINF_7C", "Escherichia_coli_MINF_8D", "Escherichia_coli_MINF_9A", "Escherichia_coli_MSB1_1A", "Escherichia_coli_MSB1_3B", "Escherichia_coli_MSB1_3I", "Escherichia_coli_MSB1_4E", "Escherichia_coli_MSB1_4I", "Escherichia_coli_MSB1_6C", "Escherichia_coli_MSB1_6J", "Escherichia_coli_MSB1_7A", "Escherichia_coli_MSB1_7C", "Escherichia_coli_MSB1_8B", "Escherichia_coli_MSB1_8G", "Escherichia_coli_MSB1_9D", "Escherichia_coli_MSB1_9I", "Escherichia_coli_MSB2_1A", "H131800734", "ST38"], "xaxis": "x", "y": [0.0008066, 0.0004474, 0.0002915, 0.000424, 0.0002396, 0.0003994, 0.0003734, 0.0001416, 0.0002405, 0.000292, 0.01462, 0.006588, 0.0005622, 0.0002142, 0.005382, 0.0002809, 0.0003783, 0.0002455, 0.0003554, 0.0002329, 0.0003636, 0.0003726, 0.0001179, 0.0002639], "yaxis": "y"}], "layout": {"legend": {"title": {"text": "tool"}, "tracegroupgap": 0}, "margin": {"t": 60}, "xaxis": {"anchor": "y", "domain": [0, 1], "title": {"text": "sample"}}, "yaxis": {"anchor": "x", "domain": [0, 1], "title": {"text": "error_rate"}}}}
